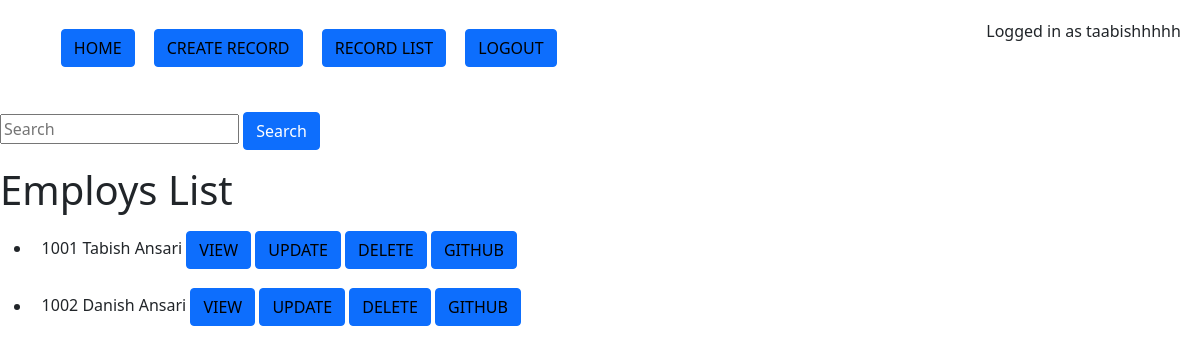
/emp/list/ (signed in), run on the app's committed database.
### emp/models.py (models this page shows, shortened)
class Employ(models.Model):
    intern = 'Intern'
    sendev = 'Senior Developer'
    jundev = 'Junior Developer'
    hr = 'HR'
    no = '-'
    test = 'Test'
    position_choices = [
                (intern ,'Intern'),
                (sendev ,'Senior Developer'),
                 (jundev ,'Junior Developer'),
                 (hr , 'HR'),
                 (no , '-'),
                 (test , 'Test')
                 ]
    empid = models.AutoField(primary_key=True)
    employID = IntegerField('Employ ID', unique=True, validators=[validate_employID, ])
    fname = models.CharField('First Name', max_length=20, validators= [validate_fname, ])
    lname = models.CharField('Last Name', max_length=20, validators=[validate_lname, ])
    personalEmail = models.EmailField('Personal Email')
    fladdraEmail = models.EmailField('Fladdra Email', validators=[validate_fladdraEmail])
    mobile = models.IntegerField('Mobile No', unique=True, validators=[validate_mobile, ])
    position = models.CharField('Position', max_length=16,choices=position_choices, validators=[validate_position])
    github = models.CharField('Github', max_length=50)
    education = models.CharField('Highest Education', max_length=80)
    address = models.TextField('Address')
    joinedOn = models.DateField('Joined On', default=date.today)
    is_archived = models.BooleanField(default=False, null=True, blank=True)
    def get_delete_url(self):
        return reverse('emp:delete_emp', kwargs = {'empid' : self.empid})
    def get_update_url(self):
        return reverse('emp:update_emp', kwargs = {'empid' : self.empid})
    def get_view_url(self):
        return reverse('emp:view_emp', kwargs = {'empid' : self.empid})
    def get_github_url(self):
        return 'https://github.com/' + self.github
    def get_full_name(self):
        return self.fname + ' ' + self.lname
    class Meta:
        verbose_name = 'Employee'
        verbose_name_plural = 'Employees'

### emp/views.py (the view, shortened to what this page needs)
# urls.py: path('list/', ListEmp.as_view(), name='list_emp'),
class ListEmp(LoginRequiredMixin, ListView):
    template_name = 'emp/list.html'
    model = Employ
    def get_queryset(self):
        queryset = self.model.objects.filter(is_archived=False)
        query = self.request.GET.get('q', None)
        return queryset

### templates/emp/list.html (shortened to what this page needs)
{% include 'navbar.html' %}
{% include 'search.html' %}
<h1>Employs List</h1>
{% if object_list %}
    <ul>
        {% for i in object_list %}
        <li>{{ i.employID }}  {{ i.get_full_name }} <button class="btn btn-primary"><a href=" {{ i.get_view_url }} ">VIEW</a></button> <button class="btn btn-primary"><a href="{{ i.get_update_url }}">UPDATE</a></button> <button class="btn btn-primary"><a href="{{ i.get_delete_url }}">DELETE</a></button> <button class="btn btn-primary"><a href=" {{ i.get_github_url }} " target="_blank">GITHUB</a></button>
        </li>
        {% endfor %}
    </ul>
{% else %}
    <p>No Records</p>
    {% comment %} <p>Use Create Record to add new Records</p> {% endcomment %}
{% endif %}

### templates/navbar.html (shortened to what this page needs)
<link href="https://cdn.jsdelivr.net/npm/bootstrap@5.0.1/dist/css/bootstrap.min.css" rel="stylesheet">
<nav class = "navlinks">
    <ul type = "none">
    <li>
        <button class="btn btn-primary"><a href="/">HOME</a></button>
    </li>
    {% if user.is_authenticated %}
    <li>
        <button class="btn btn-primary"><a href="/emp/create/">CREATE RECORD</a></button>
    </li>
    <li>
        <button class="btn btn-primary"><a href="/emp/list/">RECORD LIST</a></button>
    </li>
    <li><button class="btn btn-primary"><a href="/logout/">LOGOUT</a></button></li>
    {% endif %}
</ul>
    {% if user.is_authenticated %}
        <p>Logged in as {{ user.username }} </p>
    {% endif %}
</nav>

### templates/navbar.html (style rules this page uses)
.navlinks { display: flex; justify-content: space-between; padding: 1.2rem;; }
.navlinks ul { display: flex; }
li { padding: 0.6rem;; }
button { background-color: none; }
button a { text-decoration: none; color:black; }

### data on the page
Employ: employID "1001", get_full_name "Tabish Ansari"
Employ: employID "1002", get_full_name "Danish Ansari"

### other printed values
{{ user.username }} "taabishhhhh"
